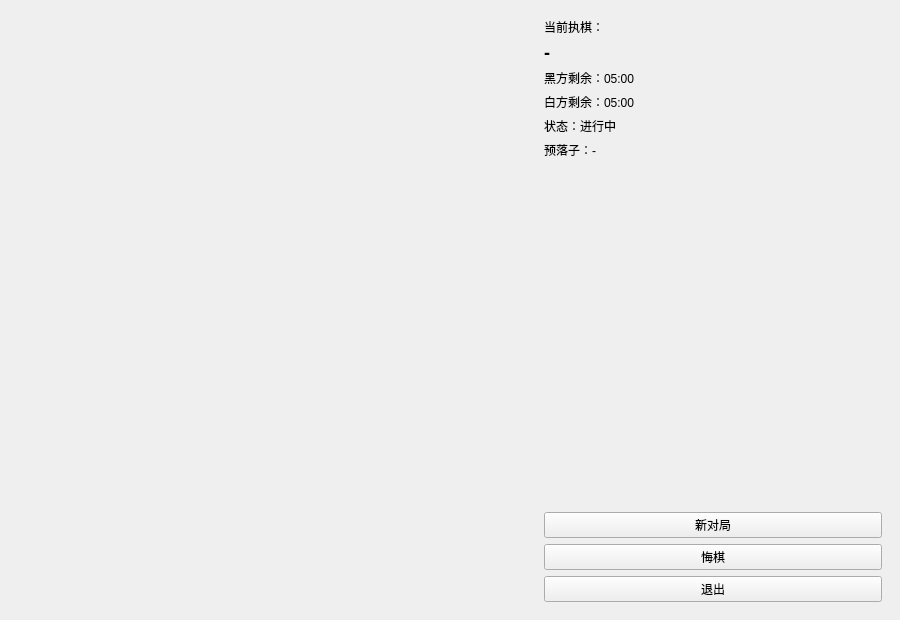
<?xml version="1.0" encoding="UTF-8"?>
<ui version="4.0">
 <class>MainWindow</class>
 <widget class="QMainWindow" name="MainWindow">
  <property name="geometry">
   <rect>
    <x>0</x>
    <y>0</y>
    <width>900</width>
    <height>620</height>
   </rect>
  </property>
  <property name="windowTitle">
   <string>五子棋</string>
  </property>
  <widget class="QWidget" name="centralwidget">
   <layout class="QHBoxLayout" name="horizontalLayout">
    <item>
     <widget class="BoardWidget" name="boardWidget">
      <property name="minimumSize">
       <size>
        <width>520</width>
        <height>520</height>
       </size>
      </property>
     </widget>
    </item>
    <item>
     <widget class="QWidget" name="sidePanel">
      <property name="minimumSize">
       <size>
        <width>240</width>
        <height>0</height>
       </size>
      </property>
      <layout class="QVBoxLayout" name="verticalLayout">
       <item>
        <widget class="QLabel" name="currentTitleLabel">
         <property name="text">
          <string>当前执棋：</string>
         </property>
        </widget>
       </item>
       <item>
        <widget class="QLabel" name="currentPlayerLabel">
         <property name="text">
          <string>-</string>
         </property>
         <property name="minimumHeight">
          <number>26</number>
         </property>
         <property name="styleSheet">
          <string notr="true">font-size: 18px; font-weight: 600;</string>
         </property>
        </widget>
       </item>
       <item>
        <widget class="QLabel" name="blackTimeLabel">
         <property name="text">
          <string>黑方剩余：05:00</string>
         </property>
        </widget>
       </item>
       <item>
        <widget class="QLabel" name="whiteTimeLabel">
         <property name="text">
          <string>白方剩余：05:00</string>
         </property>
        </widget>
       </item>
       <item>
        <widget class="QLabel" name="statusLabel">
         <property name="text">
          <string>状态：进行中</string>
         </property>
         <property name="minimumHeight">
          <number>26</number>
         </property>
        </widget>
       </item>
      <item>
       <widget class="QLabel" name="hoverLabel">
        <property name="text">
         <string>预落子：-</string>
        </property>
       </widget>
      </item>
       <item>
        <spacer name="verticalSpacer">
         <property name="orientation">
          <enum>Qt::Vertical</enum>
         </property>
         <property name="sizeHint" stdset="0">
          <size>
           <width>20</width>
           <height>40</height>
          </size>
         </property>
        </spacer>
       </item>
       <item>
        <widget class="QPushButton" name="newGameButton">
         <property name="text">
          <string>新对局</string>
         </property>
        </widget>
       </item>
       <item>
        <widget class="QPushButton" name="undoButton">
         <property name="text">
          <string>悔棋</string>
         </property>
        </widget>
       </item>
       <item>
        <widget class="QPushButton" name="exitButton">
         <property name="text">
          <string>退出</string>
         </property>
        </widget>
       </item>
      </layout>
     </widget>
    </item>
   </layout>
  </widget>
 </widget>
 <customwidgets>
  <customwidget>
   <class>BoardWidget</class>
   <extends>QWidget</extends>
   <header>boardwidget.h</header>
  </customwidget>
 </customwidgets>
 <resources/>
 <connections/>
</ui>
